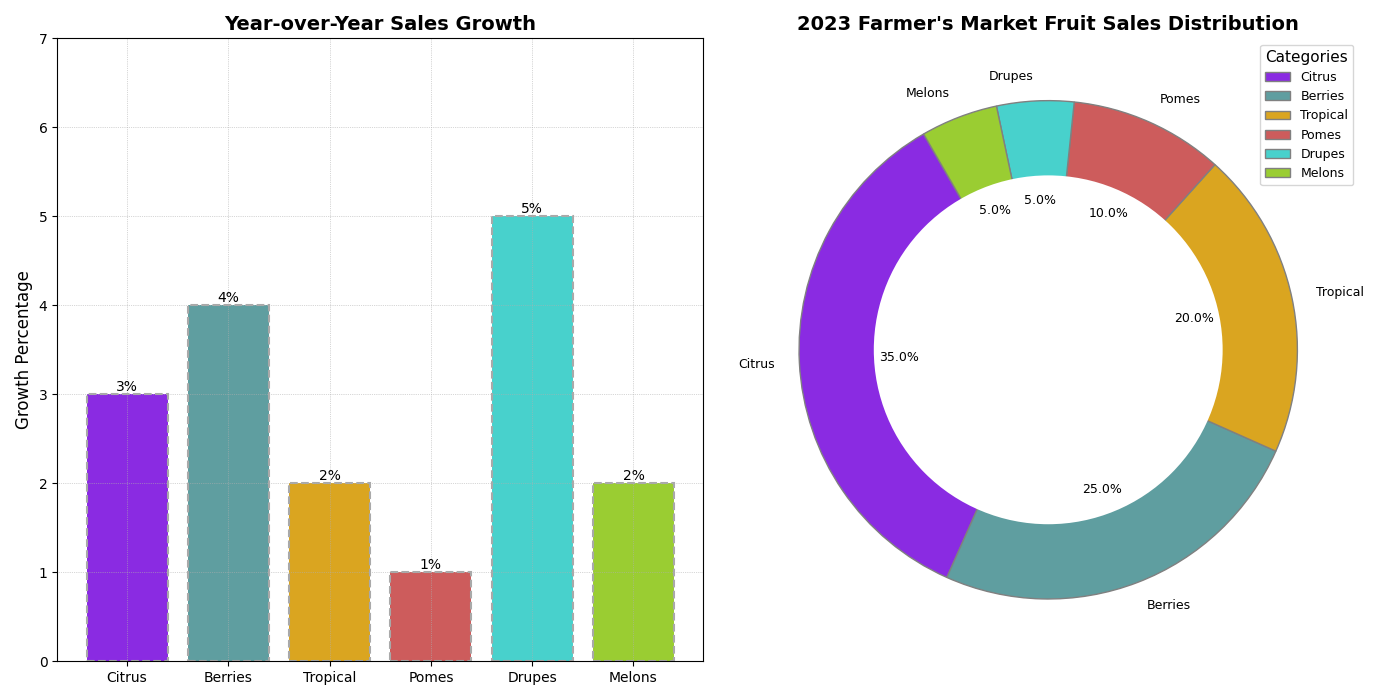

Here is the Python script that generated this plot:
import matplotlib.pyplot as plt
import numpy as np

fruit_categories = ['Citrus', 'Berries', 'Tropical', 'Pomes', 'Drupes', 'Melons']
fruit_popularity = [35, 25, 20, 10, 5, 5]
sales_growth = [3, 4, 2, 1, 5, 2]

# Updated colors
colors = ['#8A2BE2', '#5F9EA0', '#DAA520', '#CD5C5C', '#48D1CC', '#9ACD32']

fig, (ax1, ax2) = plt.subplots(1, 2, figsize=(14, 7))

bars = ax1.bar(fruit_categories, sales_growth, color=colors, edgecolor='darkgrey', linestyle='--', linewidth=1.5)

for bar in bars:
    height = bar.get_height()
    ax1.text(bar.get_x() + bar.get_width() / 2, height, f'{height}%', ha='center', va='bottom', fontsize=10)

ax1.set_title("Year-over-Year Sales Growth", fontsize=14, fontweight='bold')
ax1.set_ylabel("Growth Percentage", fontsize=12)
ax1.set_ylim(0, max(sales_growth) + 2)

ax1.grid(which='major', linestyle=':', linewidth=0.5)

wedges, texts, autotexts = ax2.pie(fruit_popularity, labels=fruit_categories, autopct='%1.1f%%',
                                   startangle=120, colors=colors,
                                   wedgeprops=dict(edgecolor='gray'), shadow=False)

for autotext in autotexts:
    autotext.set_color('black')
    autotext.set_fontsize(9)
    autotext.set_fontweight('normal')

for text in texts:
    text.set_fontsize(9)
    text.set_fontweight('normal')

ax2.set_title("2023 Farmer's Market Fruit Sales Distribution", fontsize=14, fontweight='bold')

ax2.legend(wedges, fruit_categories, title="Categories", loc='upper right', fontsize=9, title_fontsize=11)

centre_circle = plt.Circle((0, 0), 0.70, fc='white')
ax2.add_artist(centre_circle)

plt.tight_layout()
plt.show()
